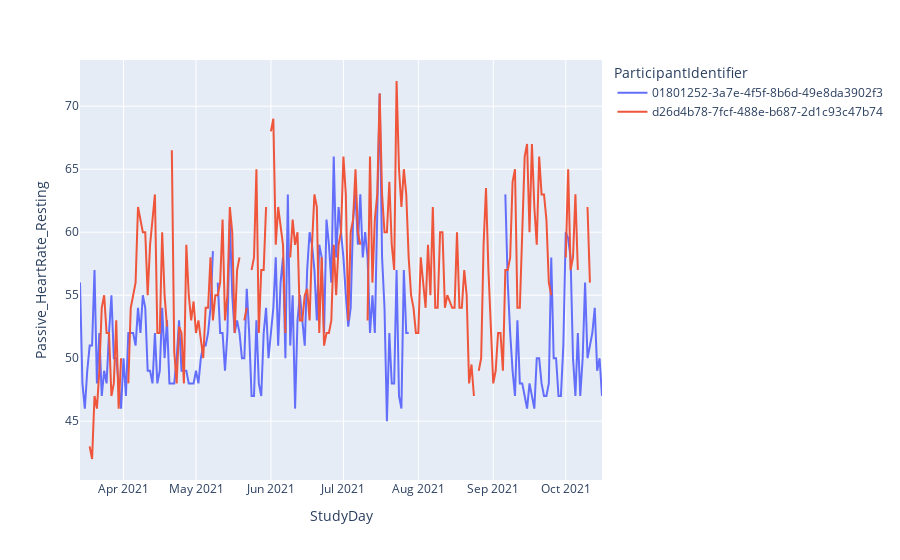

This figure's notebook cell:
### Code cell
fig = px.line(df, x="StudyDay", y="Passive_HeartRate_Resting", color='ParticipantIdentifier')
fig.show()

### Figure 1 — Plotly figure (JSON) as saved in the notebook; plotly's stock layout.template omitted (floating-point values rounded to 4 significant figures; data arrays with more than 128 entries replaced by an {"elided": "..."} marker saying what was removed)
{"data": [{"hovertemplate": "ParticipantIdentifier=01801252-3a7e-4f5f-8b6d-49e8da3902f3<br>StudyDay=%{x}<br>Passive_HeartRate_Resting=%{y}<extra></extra>", "legendgroup": "01801252-3a7e-4f5f-8b6d-49e8da3902f3", "line": {"color": "#636efa", "dash": "solid"}, "mode": "lines", "name": "01801252-3a7e-4f5f-8b6d-49e8da3902f3", "orientation": "v", "showlegend": true, "type": "scatter", "x": {"elided": "179 str values"}, "xaxis": "x", "y": {"elided": "179 float values"}, "yaxis": "y"}, {"hovertemplate": "ParticipantIdentifier=d26d4b78-7fcf-488e-b687-2d1c93c47b74<br>StudyDay=%{x}<br>Passive_HeartRate_Resting=%{y}<extra></extra>", "legendgroup": "d26d4b78-7fcf-488e-b687-2d1c93c47b74", "line": {"color": "#EF553B", "dash": "solid"}, "mode": "lines", "name": "d26d4b78-7fcf-488e-b687-2d1c93c47b74", "orientation": "v", "showlegend": true, "type": "scatter", "x": {"elided": "204 str values"}, "xaxis": "x", "y": {"elided": "204 float values"}, "yaxis": "y"}], "layout": {"autosize": true, "legend": {"title": {"text": "ParticipantIdentifier"}, "tracegroupgap": 0}, "margin": {"t": 60}, "xaxis": {"anchor": "y", "autorange": true, "domain": [0, 1], "range": ["2021-03-14", "2021-10-16"], "title": {"text": "StudyDay"}, "type": "date"}, "yaxis": {"anchor": "x", "autorange": true, "domain": [0, 1], "range": [40.33, 73.67], "title": {"text": "Passive_HeartRate_Resting"}, "type": "linear"}}}
